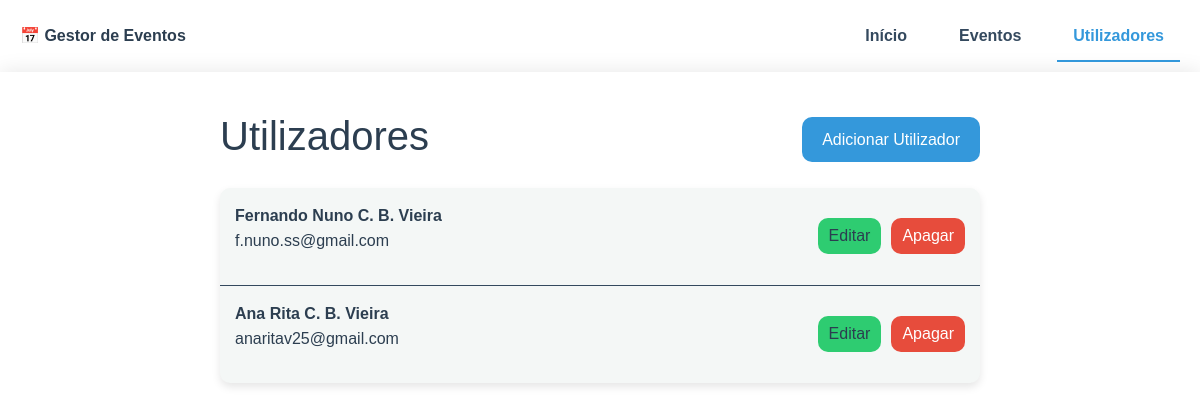
The app's page /utilizadores with its own data.
### models.py (models this page shows)
class Utilizador(db.Model):
    id = db.Column(db.Integer, primary_key=True)
    nome_completo = db.Column(db.String(100), nullable=False)
    email = db.Column(db.String(100), unique=True, nullable=False)

### routes.py (the view)
@bp.route('/utilizadores')
def utilizadores():
    try:
        utilizadores = Utilizador.query.all()
        logger.info(f"Fetched {len(utilizadores)} utilizadores from the database")
        for utilizador in utilizadores:
            logger.info(f"User: {utilizador.nome_completo}, Email: {utilizador.email}")
        return render_template('utilizadores.html', utilizadores=utilizadores)
    except Exception as e:
        logger.error(f"Error listing utilizadores: {e}")
        flash(f'Erro ao listar utilizadores: {e}', 'error')
        return render_template('utilizadores.html', utilizadores=[])

### templates/utilizadores.html (shortened to what this page needs)
{% extends "base.html" %}
{% block content %}
<div class="utilizadores-container">
    <div class="utilizadores-header">
        <h1>Utilizadores</h1>
        <a href="{{ url_for('main.adicionar_utilizador') }}" class="criar-utilizador-btn">Adicionar Utilizador</a>
    </div>
    <div class="utilizadores-list">
        {% for utilizador in utilizadores %}
        <div class="utilizador-item">
            <div class="utilizador-details">
                <strong>{{ utilizador.nome_completo }}</strong>
                <p>{{ utilizador.email }}</p>
            </div>
            <div class="utilizador-actions">
                <a href="{{ url_for('main.editar_utilizador', id=utilizador.id) }}" class="btn btn-edit">Editar</a>
                <form method="POST" action="{{ url_for('main.apagar_utilizador', id=utilizador.id) }}" style="display:inline;">
                    <button type="submit" class="btn btn-delete" onclick="return confirm('Tem certeza que deseja apagar este utilizador?')">Apagar</button>
                </form>
            </div>
        </div>
        {% endfor %}
    </div>
</div>
{% endblock %}

### templates/utilizadores.html (style rules this page uses)
.utilizadores-container { max-width: 800px; margin: 0 auto; padding: 20px; }
.utilizadores-header { display: flex; justify-content: space-between; align-items: center; margin-bottom: 20px; }
.utilizadores-list { background-color: var(--background-light); border-radius: var(--border-radius); box-shadow: var(--box-shadow); }
.utilizador-item { display: flex; justify-content: space-between; align-items: center; padding: 15px; border-bottom: 1px solid var(--text-light); }
.utilizador-item:last-child { border-bottom: none; }
.utilizador-details { flex-grow: 1; }
.utilizador-actions { display: flex; gap: 10px; }
.btn { display: inline-block; padding: 5px 10px; border-radius: var(--border-radius); text-decoration: none; transition: background-color 0.3s ease; }
.btn-edit { background-color: var(--secondary-color); color: var(--text-dark); }
.btn-delete { background-color: #e74c3c; color: white; }
.criar-utilizador-btn { background-color: var(--primary-color); color: white; padding: 10px 20px; border-radius: var(--border-radius); text-decoration: none; }

### records on screen
Utilizador: nome_completo "Fernando Nuno C. B. Vieira", email "f.nuno.ss@gmail.com"
Utilizador: nome_completo "Ana Rita C. B. Vieira", email "anaritav25@gmail.com"
